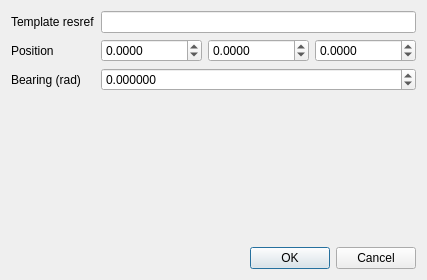
<?xml version="1.0" encoding="UTF-8"?>
<ui version="4.0">
 <class>Dialog</class>
 <widget class="QDialog" name="Dialog">
  <property name="geometry">
   <rect>
    <x>0</x>
    <y>0</y>
    <width>420</width>
    <height>280</height>
   </rect>
  </property>
  <property name="windowTitle">
   <string>Creature instance</string>
  </property>
  <layout class="QVBoxLayout" name="verticalLayout">
   <item>
    <layout class="QFormLayout" name="formLayout">
     <item row="0" column="0">
      <widget class="QLabel" name="labelResref">
       <property name="text">
        <string>Template resref</string>
       </property>
      </widget>
     </item>
     <item row="0" column="1">
      <widget class="QLineEdit" name="resrefEdit">
       <property name="maxLength">
        <number>16</number>
       </property>
      </widget>
     </item>
     <item row="1" column="0">
      <widget class="QLabel" name="labelPos">
       <property name="text">
        <string>Position</string>
       </property>
      </widget>
     </item>
     <item row="1" column="1">
      <layout class="QHBoxLayout" name="posLayout">
       <item>
        <widget class="QDoubleSpinBox" name="xPosSpin">
         <property name="minimum">
          <double>-1000000.000000000000000</double>
         </property>
         <property name="maximum">
          <double>1000000.000000000000000</double>
         </property>
         <property name="decimals">
          <number>4</number>
         </property>
        </widget>
       </item>
       <item>
        <widget class="QDoubleSpinBox" name="yPosSpin">
         <property name="minimum">
          <double>-1000000.000000000000000</double>
         </property>
         <property name="maximum">
          <double>1000000.000000000000000</double>
         </property>
         <property name="decimals">
          <number>4</number>
         </property>
        </widget>
       </item>
       <item>
        <widget class="QDoubleSpinBox" name="zPosSpin">
         <property name="minimum">
          <double>-1000000.000000000000000</double>
         </property>
         <property name="maximum">
          <double>1000000.000000000000000</double>
         </property>
         <property name="decimals">
          <number>4</number>
         </property>
        </widget>
       </item>
      </layout>
     </item>
     <item row="2" column="0">
      <widget class="QLabel" name="labelBearing">
       <property name="text">
        <string>Bearing (rad)</string>
       </property>
      </widget>
     </item>
     <item row="2" column="1">
      <widget class="QDoubleSpinBox" name="bearingSpin">
       <property name="minimum">
        <double>-100.000000000000000</double>
       </property>
       <property name="maximum">
        <double>100.000000000000000</double>
       </property>
       <property name="decimals">
        <number>6</number>
       </property>
      </widget>
     </item>
    </layout>
   </item>
   <item>
    <widget class="QDialogButtonBox" name="buttonBox">
     <property name="orientation">
      <enum>Qt::Horizontal</enum>
     </property>
     <property name="standardButtons">
      <set>QDialogButtonBox::Cancel|QDialogButtonBox::Ok</set>
     </property>
    </widget>
   </item>
  </layout>
 </widget>
 <resources/>
 <connections>
  <connection>
   <sender>buttonBox</sender>
   <signal>accepted()</signal>
   <receiver>Dialog</receiver>
   <slot>accept()</slot>
  </connection>
  <connection>
   <sender>buttonBox</sender>
   <signal>rejected()</signal>
   <receiver>Dialog</receiver>
   <slot>reject()</slot>
  </connection>
 </connections>
</ui>
